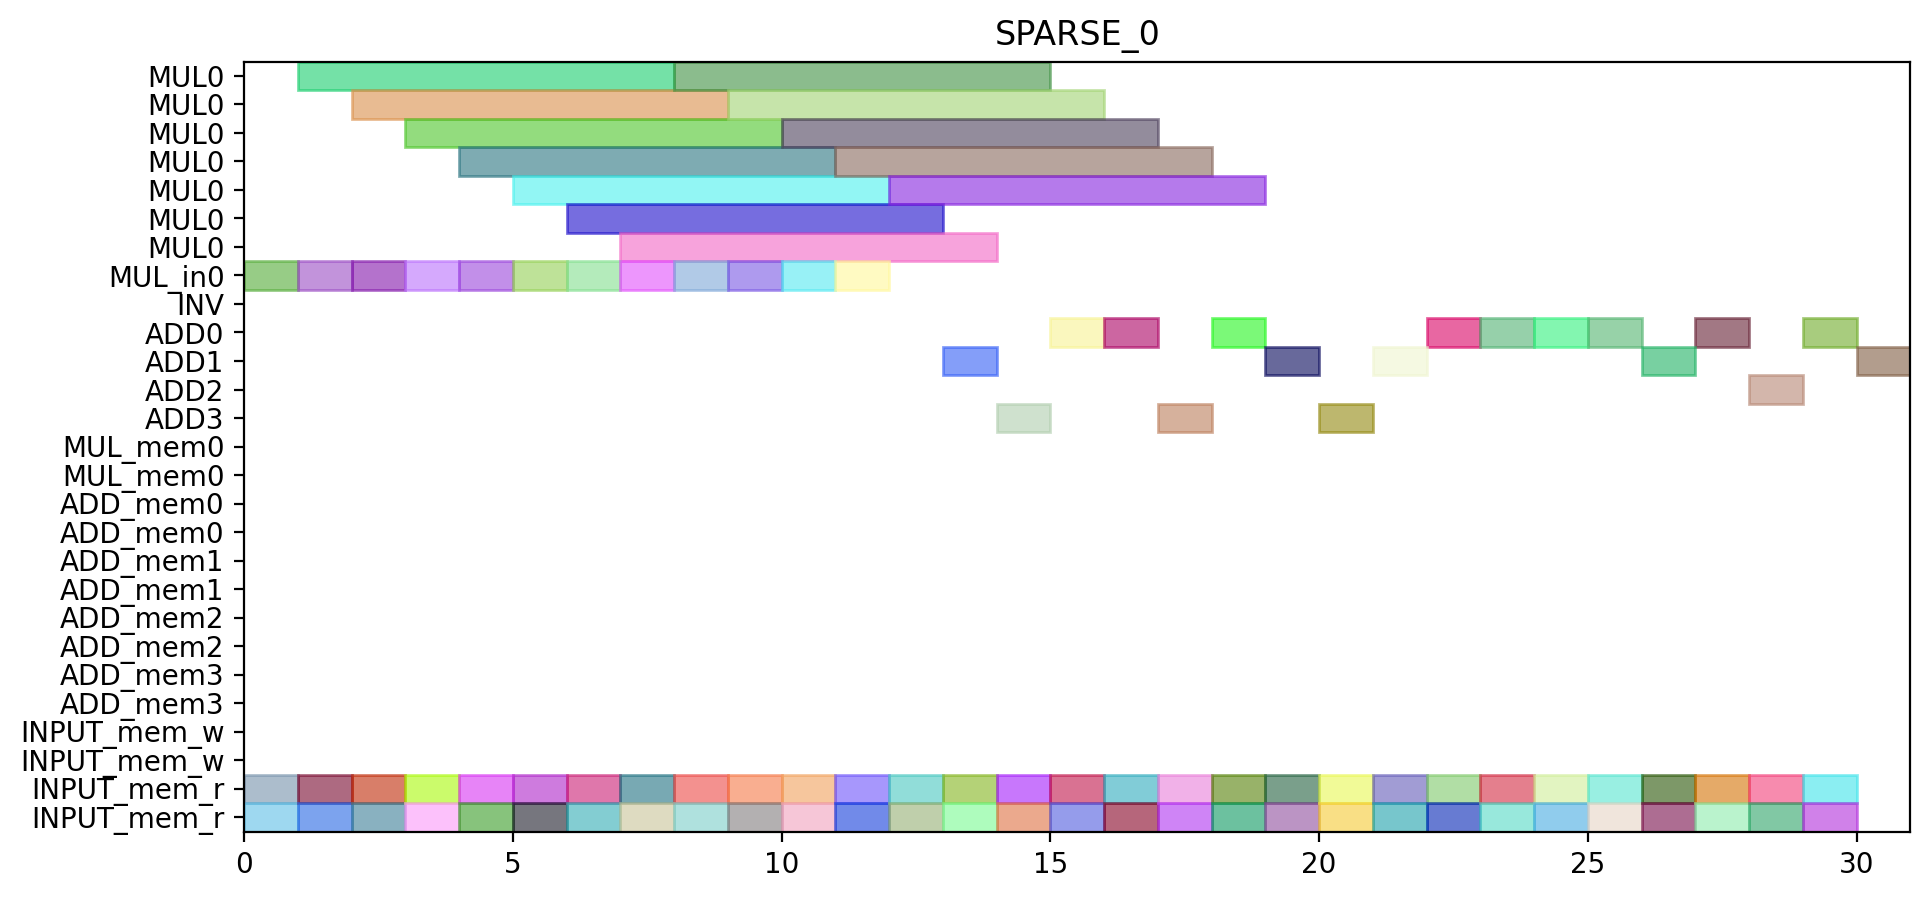

This figure's Python source:
from pyschedule import Scenario, solvers, plotters, alt


def solve():
	horizon = 172
	S = Scenario("SPARSE_0", horizon=horizon)

	# resource
	MUL = S.Resources('MUL', num=1, size=7)
	MUL_in = S.Resources('MUL_in', num=1)
	INV = S.Resource('INV')
	ADD = S.Resources('ADD', num=4, periods=range(1, horizon))
	MUL_mem = S.Resources('MUL_mem', num=1, size=2)
	ADD_mem = S.Resources('ADD_mem', num=4, size=2)
	INPUT_mem_w = S.Resource('INPUT_mem_w', size=2)
	INPUT_mem_r = S.Resource('INPUT_mem_r', size=2)

	# result of previous scheduling

	# new tasks
	t0_t0_t0_in = S.Task('t0_t0_t0_in', length=1, delay_cost=1)
	t0_t0_t0_in += alt(MUL_in)
	t0_t0_t0 = S.Task('t0_t0_t0', length=7, delay_cost=1)
	t0_t0_t0 += alt(MUL)
	S += t0_t0_t0>=t0_t0_t0_in

	t0_t0_t0_mem0 = S.Task('t0_t0_t0_mem0', length=1, delay_cost=1)
	t0_t0_t0_mem0 += INPUT_mem_r
	S += t0_t0_t0_mem0 <= t0_t0_t0

	t0_t0_t0_mem1 = S.Task('t0_t0_t0_mem1', length=1, delay_cost=1)
	t0_t0_t0_mem1 += INPUT_mem_r
	S += t0_t0_t0_mem1 <= t0_t0_t0

	t0_t0_t1_in = S.Task('t0_t0_t1_in', length=1, delay_cost=1)
	t0_t0_t1_in += alt(MUL_in)
	t0_t0_t1 = S.Task('t0_t0_t1', length=7, delay_cost=1)
	t0_t0_t1 += alt(MUL)
	S += t0_t0_t1>=t0_t0_t1_in

	t0_t0_t1_mem0 = S.Task('t0_t0_t1_mem0', length=1, delay_cost=1)
	t0_t0_t1_mem0 += INPUT_mem_r
	S += t0_t0_t1_mem0 <= t0_t0_t1

	t0_t0_t1_mem1 = S.Task('t0_t0_t1_mem1', length=1, delay_cost=1)
	t0_t0_t1_mem1 += INPUT_mem_r
	S += t0_t0_t1_mem1 <= t0_t0_t1

	t0_t0_t2 = S.Task('t0_t0_t2', length=1, delay_cost=1)
	t0_t0_t2 += alt(ADD)

	t0_t0_t2_mem0 = S.Task('t0_t0_t2_mem0', length=1, delay_cost=1)
	t0_t0_t2_mem0 += INPUT_mem_r
	S += t0_t0_t2_mem0 <= t0_t0_t2

	t0_t0_t2_mem1 = S.Task('t0_t0_t2_mem1', length=1, delay_cost=1)
	t0_t0_t2_mem1 += INPUT_mem_r
	S += t0_t0_t2_mem1 <= t0_t0_t2

	t0_t0_t3 = S.Task('t0_t0_t3', length=1, delay_cost=1)
	t0_t0_t3 += alt(ADD)

	t0_t0_t3_mem0 = S.Task('t0_t0_t3_mem0', length=1, delay_cost=1)
	t0_t0_t3_mem0 += INPUT_mem_r
	S += t0_t0_t3_mem0 <= t0_t0_t3

	t0_t0_t3_mem1 = S.Task('t0_t0_t3_mem1', length=1, delay_cost=1)
	t0_t0_t3_mem1 += INPUT_mem_r
	S += t0_t0_t3_mem1 <= t0_t0_t3

	t0_t1_t0_in = S.Task('t0_t1_t0_in', length=1, delay_cost=1)
	t0_t1_t0_in += alt(MUL_in)
	t0_t1_t0 = S.Task('t0_t1_t0', length=7, delay_cost=1)
	t0_t1_t0 += alt(MUL)
	S += t0_t1_t0>=t0_t1_t0_in

	t0_t1_t0_mem0 = S.Task('t0_t1_t0_mem0', length=1, delay_cost=1)
	t0_t1_t0_mem0 += INPUT_mem_r
	S += t0_t1_t0_mem0 <= t0_t1_t0

	t0_t1_t0_mem1 = S.Task('t0_t1_t0_mem1', length=1, delay_cost=1)
	t0_t1_t0_mem1 += INPUT_mem_r
	S += t0_t1_t0_mem1 <= t0_t1_t0

	t0_t1_t1_in = S.Task('t0_t1_t1_in', length=1, delay_cost=1)
	t0_t1_t1_in += alt(MUL_in)
	t0_t1_t1 = S.Task('t0_t1_t1', length=7, delay_cost=1)
	t0_t1_t1 += alt(MUL)
	S += t0_t1_t1>=t0_t1_t1_in

	t0_t1_t1_mem0 = S.Task('t0_t1_t1_mem0', length=1, delay_cost=1)
	t0_t1_t1_mem0 += INPUT_mem_r
	S += t0_t1_t1_mem0 <= t0_t1_t1

	t0_t1_t1_mem1 = S.Task('t0_t1_t1_mem1', length=1, delay_cost=1)
	t0_t1_t1_mem1 += INPUT_mem_r
	S += t0_t1_t1_mem1 <= t0_t1_t1

	t0_t1_t2 = S.Task('t0_t1_t2', length=1, delay_cost=1)
	t0_t1_t2 += alt(ADD)

	t0_t1_t2_mem0 = S.Task('t0_t1_t2_mem0', length=1, delay_cost=1)
	t0_t1_t2_mem0 += INPUT_mem_r
	S += t0_t1_t2_mem0 <= t0_t1_t2

	t0_t1_t2_mem1 = S.Task('t0_t1_t2_mem1', length=1, delay_cost=1)
	t0_t1_t2_mem1 += INPUT_mem_r
	S += t0_t1_t2_mem1 <= t0_t1_t2

	t0_t1_t3 = S.Task('t0_t1_t3', length=1, delay_cost=1)
	t0_t1_t3 += alt(ADD)

	t0_t1_t3_mem0 = S.Task('t0_t1_t3_mem0', length=1, delay_cost=1)
	t0_t1_t3_mem0 += INPUT_mem_r
	S += t0_t1_t3_mem0 <= t0_t1_t3

	t0_t1_t3_mem1 = S.Task('t0_t1_t3_mem1', length=1, delay_cost=1)
	t0_t1_t3_mem1 += INPUT_mem_r
	S += t0_t1_t3_mem1 <= t0_t1_t3

	t0_t20 = S.Task('t0_t20', length=1, delay_cost=1)
	t0_t20 += alt(ADD)

	t0_t20_mem0 = S.Task('t0_t20_mem0', length=1, delay_cost=1)
	t0_t20_mem0 += INPUT_mem_r
	S += t0_t20_mem0 <= t0_t20

	t0_t20_mem1 = S.Task('t0_t20_mem1', length=1, delay_cost=1)
	t0_t20_mem1 += INPUT_mem_r
	S += t0_t20_mem1 <= t0_t20

	t0_t21 = S.Task('t0_t21', length=1, delay_cost=1)
	t0_t21 += alt(ADD)

	t0_t21_mem0 = S.Task('t0_t21_mem0', length=1, delay_cost=1)
	t0_t21_mem0 += INPUT_mem_r
	S += t0_t21_mem0 <= t0_t21

	t0_t21_mem1 = S.Task('t0_t21_mem1', length=1, delay_cost=1)
	t0_t21_mem1 += INPUT_mem_r
	S += t0_t21_mem1 <= t0_t21

	t0_t30 = S.Task('t0_t30', length=1, delay_cost=1)
	t0_t30 += alt(ADD)

	t0_t30_mem0 = S.Task('t0_t30_mem0', length=1, delay_cost=1)
	t0_t30_mem0 += INPUT_mem_r
	S += t0_t30_mem0 <= t0_t30

	t0_t30_mem1 = S.Task('t0_t30_mem1', length=1, delay_cost=1)
	t0_t30_mem1 += INPUT_mem_r
	S += t0_t30_mem1 <= t0_t30

	t0_t31 = S.Task('t0_t31', length=1, delay_cost=1)
	t0_t31 += alt(ADD)

	t0_t31_mem0 = S.Task('t0_t31_mem0', length=1, delay_cost=1)
	t0_t31_mem0 += INPUT_mem_r
	S += t0_t31_mem0 <= t0_t31

	t0_t31_mem1 = S.Task('t0_t31_mem1', length=1, delay_cost=1)
	t0_t31_mem1 += INPUT_mem_r
	S += t0_t31_mem1 <= t0_t31

	t1_t0_t0_in = S.Task('t1_t0_t0_in', length=1, delay_cost=1)
	t1_t0_t0_in += alt(MUL_in)
	t1_t0_t0 = S.Task('t1_t0_t0', length=7, delay_cost=1)
	t1_t0_t0 += alt(MUL)
	S += t1_t0_t0>=t1_t0_t0_in

	t1_t0_t0_mem0 = S.Task('t1_t0_t0_mem0', length=1, delay_cost=1)
	t1_t0_t0_mem0 += INPUT_mem_r
	S += t1_t0_t0_mem0 <= t1_t0_t0

	t1_t0_t0_mem1 = S.Task('t1_t0_t0_mem1', length=1, delay_cost=1)
	t1_t0_t0_mem1 += INPUT_mem_r
	S += t1_t0_t0_mem1 <= t1_t0_t0

	t1_t0_t1_in = S.Task('t1_t0_t1_in', length=1, delay_cost=1)
	t1_t0_t1_in += alt(MUL_in)
	t1_t0_t1 = S.Task('t1_t0_t1', length=7, delay_cost=1)
	t1_t0_t1 += alt(MUL)
	S += t1_t0_t1>=t1_t0_t1_in

	t1_t0_t1_mem0 = S.Task('t1_t0_t1_mem0', length=1, delay_cost=1)
	t1_t0_t1_mem0 += INPUT_mem_r
	S += t1_t0_t1_mem0 <= t1_t0_t1

	t1_t0_t1_mem1 = S.Task('t1_t0_t1_mem1', length=1, delay_cost=1)
	t1_t0_t1_mem1 += INPUT_mem_r
	S += t1_t0_t1_mem1 <= t1_t0_t1

	t1_t0_t2 = S.Task('t1_t0_t2', length=1, delay_cost=1)
	t1_t0_t2 += alt(ADD)

	t1_t0_t2_mem0 = S.Task('t1_t0_t2_mem0', length=1, delay_cost=1)
	t1_t0_t2_mem0 += INPUT_mem_r
	S += t1_t0_t2_mem0 <= t1_t0_t2

	t1_t0_t2_mem1 = S.Task('t1_t0_t2_mem1', length=1, delay_cost=1)
	t1_t0_t2_mem1 += INPUT_mem_r
	S += t1_t0_t2_mem1 <= t1_t0_t2

	t1_t0_t3 = S.Task('t1_t0_t3', length=1, delay_cost=1)
	t1_t0_t3 += alt(ADD)

	t1_t0_t3_mem0 = S.Task('t1_t0_t3_mem0', length=1, delay_cost=1)
	t1_t0_t3_mem0 += INPUT_mem_r
	S += t1_t0_t3_mem0 <= t1_t0_t3

	t1_t0_t3_mem1 = S.Task('t1_t0_t3_mem1', length=1, delay_cost=1)
	t1_t0_t3_mem1 += INPUT_mem_r
	S += t1_t0_t3_mem1 <= t1_t0_t3

	t1_t1_t0_in = S.Task('t1_t1_t0_in', length=1, delay_cost=1)
	t1_t1_t0_in += alt(MUL_in)
	t1_t1_t0 = S.Task('t1_t1_t0', length=7, delay_cost=1)
	t1_t1_t0 += alt(MUL)
	S += t1_t1_t0>=t1_t1_t0_in

	t1_t1_t0_mem0 = S.Task('t1_t1_t0_mem0', length=1, delay_cost=1)
	t1_t1_t0_mem0 += INPUT_mem_r
	S += t1_t1_t0_mem0 <= t1_t1_t0

	t1_t1_t0_mem1 = S.Task('t1_t1_t0_mem1', length=1, delay_cost=1)
	t1_t1_t0_mem1 += INPUT_mem_r
	S += t1_t1_t0_mem1 <= t1_t1_t0

	t1_t1_t1_in = S.Task('t1_t1_t1_in', length=1, delay_cost=1)
	t1_t1_t1_in += alt(MUL_in)
	t1_t1_t1 = S.Task('t1_t1_t1', length=7, delay_cost=1)
	t1_t1_t1 += alt(MUL)
	S += t1_t1_t1>=t1_t1_t1_in

	t1_t1_t1_mem0 = S.Task('t1_t1_t1_mem0', length=1, delay_cost=1)
	t1_t1_t1_mem0 += INPUT_mem_r
	S += t1_t1_t1_mem0 <= t1_t1_t1

	t1_t1_t1_mem1 = S.Task('t1_t1_t1_mem1', length=1, delay_cost=1)
	t1_t1_t1_mem1 += INPUT_mem_r
	S += t1_t1_t1_mem1 <= t1_t1_t1

	t1_t1_t2 = S.Task('t1_t1_t2', length=1, delay_cost=1)
	t1_t1_t2 += alt(ADD)

	t1_t1_t2_mem0 = S.Task('t1_t1_t2_mem0', length=1, delay_cost=1)
	t1_t1_t2_mem0 += INPUT_mem_r
	S += t1_t1_t2_mem0 <= t1_t1_t2

	t1_t1_t2_mem1 = S.Task('t1_t1_t2_mem1', length=1, delay_cost=1)
	t1_t1_t2_mem1 += INPUT_mem_r
	S += t1_t1_t2_mem1 <= t1_t1_t2

	t1_t1_t3 = S.Task('t1_t1_t3', length=1, delay_cost=1)
	t1_t1_t3 += alt(ADD)

	t1_t1_t3_mem0 = S.Task('t1_t1_t3_mem0', length=1, delay_cost=1)
	t1_t1_t3_mem0 += INPUT_mem_r
	S += t1_t1_t3_mem0 <= t1_t1_t3

	t1_t1_t3_mem1 = S.Task('t1_t1_t3_mem1', length=1, delay_cost=1)
	t1_t1_t3_mem1 += INPUT_mem_r
	S += t1_t1_t3_mem1 <= t1_t1_t3

	t1_t20 = S.Task('t1_t20', length=1, delay_cost=1)
	t1_t20 += alt(ADD)

	t1_t20_mem0 = S.Task('t1_t20_mem0', length=1, delay_cost=1)
	t1_t20_mem0 += INPUT_mem_r
	S += t1_t20_mem0 <= t1_t20

	t1_t20_mem1 = S.Task('t1_t20_mem1', length=1, delay_cost=1)
	t1_t20_mem1 += INPUT_mem_r
	S += t1_t20_mem1 <= t1_t20

	t1_t21 = S.Task('t1_t21', length=1, delay_cost=1)
	t1_t21 += alt(ADD)

	t1_t21_mem0 = S.Task('t1_t21_mem0', length=1, delay_cost=1)
	t1_t21_mem0 += INPUT_mem_r
	S += t1_t21_mem0 <= t1_t21

	t1_t21_mem1 = S.Task('t1_t21_mem1', length=1, delay_cost=1)
	t1_t21_mem1 += INPUT_mem_r
	S += t1_t21_mem1 <= t1_t21

	t1_t30 = S.Task('t1_t30', length=1, delay_cost=1)
	t1_t30 += alt(ADD)

	t1_t30_mem0 = S.Task('t1_t30_mem0', length=1, delay_cost=1)
	t1_t30_mem0 += INPUT_mem_r
	S += t1_t30_mem0 <= t1_t30

	t1_t30_mem1 = S.Task('t1_t30_mem1', length=1, delay_cost=1)
	t1_t30_mem1 += INPUT_mem_r
	S += t1_t30_mem1 <= t1_t30

	t1_t31 = S.Task('t1_t31', length=1, delay_cost=1)
	t1_t31 += alt(ADD)

	t1_t31_mem0 = S.Task('t1_t31_mem0', length=1, delay_cost=1)
	t1_t31_mem0 += INPUT_mem_r
	S += t1_t31_mem0 <= t1_t31

	t1_t31_mem1 = S.Task('t1_t31_mem1', length=1, delay_cost=1)
	t1_t31_mem1 += INPUT_mem_r
	S += t1_t31_mem1 <= t1_t31

	t2_t0_t0_in = S.Task('t2_t0_t0_in', length=1, delay_cost=1)
	t2_t0_t0_in += alt(MUL_in)
	t2_t0_t0 = S.Task('t2_t0_t0', length=7, delay_cost=1)
	t2_t0_t0 += alt(MUL)
	S += t2_t0_t0>=t2_t0_t0_in

	t2_t0_t0_mem0 = S.Task('t2_t0_t0_mem0', length=1, delay_cost=1)
	t2_t0_t0_mem0 += INPUT_mem_r
	S += t2_t0_t0_mem0 <= t2_t0_t0

	t2_t0_t0_mem1 = S.Task('t2_t0_t0_mem1', length=1, delay_cost=1)
	t2_t0_t0_mem1 += INPUT_mem_r
	S += t2_t0_t0_mem1 <= t2_t0_t0

	t2_t0_t1_in = S.Task('t2_t0_t1_in', length=1, delay_cost=1)
	t2_t0_t1_in += alt(MUL_in)
	t2_t0_t1 = S.Task('t2_t0_t1', length=7, delay_cost=1)
	t2_t0_t1 += alt(MUL)
	S += t2_t0_t1>=t2_t0_t1_in

	t2_t0_t1_mem0 = S.Task('t2_t0_t1_mem0', length=1, delay_cost=1)
	t2_t0_t1_mem0 += INPUT_mem_r
	S += t2_t0_t1_mem0 <= t2_t0_t1

	t2_t0_t1_mem1 = S.Task('t2_t0_t1_mem1', length=1, delay_cost=1)
	t2_t0_t1_mem1 += INPUT_mem_r
	S += t2_t0_t1_mem1 <= t2_t0_t1

	t2_t0_t2 = S.Task('t2_t0_t2', length=1, delay_cost=1)
	t2_t0_t2 += alt(ADD)

	t2_t0_t2_mem0 = S.Task('t2_t0_t2_mem0', length=1, delay_cost=1)
	t2_t0_t2_mem0 += INPUT_mem_r
	S += t2_t0_t2_mem0 <= t2_t0_t2

	t2_t0_t2_mem1 = S.Task('t2_t0_t2_mem1', length=1, delay_cost=1)
	t2_t0_t2_mem1 += INPUT_mem_r
	S += t2_t0_t2_mem1 <= t2_t0_t2

	t2_t0_t3 = S.Task('t2_t0_t3', length=1, delay_cost=1)
	t2_t0_t3 += alt(ADD)

	t2_t0_t3_mem0 = S.Task('t2_t0_t3_mem0', length=1, delay_cost=1)
	t2_t0_t3_mem0 += INPUT_mem_r
	S += t2_t0_t3_mem0 <= t2_t0_t3

	t2_t0_t3_mem1 = S.Task('t2_t0_t3_mem1', length=1, delay_cost=1)
	t2_t0_t3_mem1 += INPUT_mem_r
	S += t2_t0_t3_mem1 <= t2_t0_t3

	t2_t1_t0_in = S.Task('t2_t1_t0_in', length=1, delay_cost=1)
	t2_t1_t0_in += alt(MUL_in)
	t2_t1_t0 = S.Task('t2_t1_t0', length=7, delay_cost=1)
	t2_t1_t0 += alt(MUL)
	S += t2_t1_t0>=t2_t1_t0_in

	t2_t1_t0_mem0 = S.Task('t2_t1_t0_mem0', length=1, delay_cost=1)
	t2_t1_t0_mem0 += INPUT_mem_r
	S += t2_t1_t0_mem0 <= t2_t1_t0

	t2_t1_t0_mem1 = S.Task('t2_t1_t0_mem1', length=1, delay_cost=1)
	t2_t1_t0_mem1 += INPUT_mem_r
	S += t2_t1_t0_mem1 <= t2_t1_t0

	t2_t1_t1_in = S.Task('t2_t1_t1_in', length=1, delay_cost=1)
	t2_t1_t1_in += alt(MUL_in)
	t2_t1_t1 = S.Task('t2_t1_t1', length=7, delay_cost=1)
	t2_t1_t1 += alt(MUL)
	S += t2_t1_t1>=t2_t1_t1_in

	t2_t1_t1_mem0 = S.Task('t2_t1_t1_mem0', length=1, delay_cost=1)
	t2_t1_t1_mem0 += INPUT_mem_r
	S += t2_t1_t1_mem0 <= t2_t1_t1

	t2_t1_t1_mem1 = S.Task('t2_t1_t1_mem1', length=1, delay_cost=1)
	t2_t1_t1_mem1 += INPUT_mem_r
	S += t2_t1_t1_mem1 <= t2_t1_t1

	solvers.mip.solve(S,msg=1,kind='CPLEX',ratio_gap=1.01)

	solution = [['hoge']*len(S.solution()[1]) for i in range(len(S.solution()))]
	for i in range(len(S.solution())):
		for j in range(len(S.solution()[i])):
			solution[i][j]=str(S.solution()[i][j])
	print(solution)

	cycles = int(solution[-1][3])

	pic_file_name = "/home/mfukuda/pairing_automation_design/bls24-509/scheduling/SPARSE_mul1_add4/SPARSE_0.png"
	if(S.solution() != []):
		plotters.matplotlib.plot(S,img_filename=pic_file_name, vertical_text=True, fig_size=(cycles*0.25+3, 5), show_task_labels=False)

	return solution
